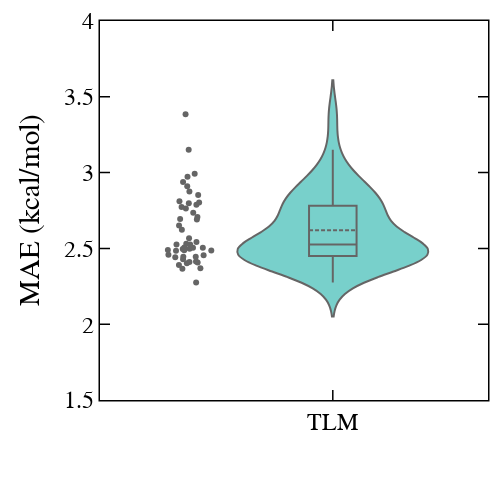

Notebook source saved alongside this figure:
### Markdown cell above
### TL model errors

### Code cell
mae_dict = json.load(open("mae_reg_mergedG10.json", "r"))
data=go.Violin(
    y=list(mae_dict.values()),
    box_visible=True,
    line_color='black',
    meanline_visible=True, 
    fillcolor='lightseagreen',
    pointpos=-1.5,
    points="all",
    opacity=0.6,
    x0='TLM',
    text=list(mae_dict.keys()),
    )
layout = go.Layout()
layout.update(glob_layout)
layout["xaxis"].update({'range': [-0.6, 0.4]})
layout["yaxis"].update({'title': "MAE (kcal/mol)", "range": [1.5, 4]})
layout.update(width=500, height=500, boxmode='group')
fig = dict(data=data, layout=layout)
iplot(fig)

### Figure 1 — Plotly figure (JSON) as saved in the notebook; plotly's stock layout.template omitted (floating-point values rounded to 4 significant figures)
{"data": [{"box": {"visible": true}, "fillcolor": "lightseagreen", "line": {"color": "black"}, "meanline": {"visible": true}, "opacity": 0.6, "pointpos": -1.5, "points": "all", "text": ["bp86", "blyp", "pbe", "tpss", "scan", "m06-l", "mn15-l", "b3p86", "b3pw91", "pbe0", "b3lyp", "tpssh", "scan0", "m06", "m06-2x", "mn15", "wb97x", "LRC-wPBEh", "b2gpplyp", "pbe0-dh", "dsd-blyp-d3bj", "dsd-pbeb95-d3bj", "dsd-pbep86-d3bj", "blyp_hfx_10", "blyp_hfx_20", "blyp_hfx_30", "blyp_hfx_40", "blyp_hfx_50", "pbe_hfx_10", "pbe_hfx_20", "pbe_hfx_30", "pbe_hfx_40", "pbe_hfx_50", "scan_hfx_10", "scan_hfx_20", "scan_hfx_30", "scan_hfx_40", "scan_hfx_50", "m06-l_hfx_10", "m06-l_hfx_20", "m06-l_hfx_30", "m06-l_hfx_40", "m06-l_hfx_50", "mn15-l_hfx_10", "mn15-l_hfx_20", "mn15-l_hfx_30", "mn15-l_hfx_40", "mn15-l_hfx_50"], "type": "violin", "x0": "TLM", "y": [2.81, 2.445, 2.651, 2.706, 3.151, 2.876, 2.91, 2.498, 2.444, 2.543, 2.411, 2.694, 2.798, 2.788, 2.49, 3.385, 2.366, 2.504, 2.37, 2.407, 2.441, 2.275, 2.568, 2.691, 2.488, 2.402, 2.413, 2.458, 2.802, 2.623, 2.497, 2.53, 2.735, 2.992, 2.938, 2.764, 2.852, 2.973, 2.773, 2.487, 2.429, 2.455, 2.526, 2.525, 2.39, 2.484, 2.504, 2.506]}], "layout": {"boxmode": "group", "font": {"color": "black", "family": "Helvetica", "size": 24}, "height": 500, "legend": {"orientation": "v"}, "margin": {"b": 100, "l": 100, "r": 10, "t": 10}, "paper_bgcolor": "rgba(255,255,255,100)", "plot_bgcolor": "white", "width": 500, "xaxis": {"color": "black", "linecolor": "black", "linewidth": 1.5, "mirror": "allticks", "range": [-0.6, 0.4], "showgrid": false, "showline": true, "ticklen": 10, "ticks": "inside", "tickwidth": 1.5, "zeroline": false}, "yaxis": {"color": "black", "linecolor": "black", "linewidth": 1.5, "mirror": "allticks", "range": [1.5, 4], "showgrid": false, "showline": true, "ticklen": 10, "ticks": "inside", "tickwidth": 1.5, "title": {"text": "MAE (kcal/mol)"}, "zeroline": false}}}
